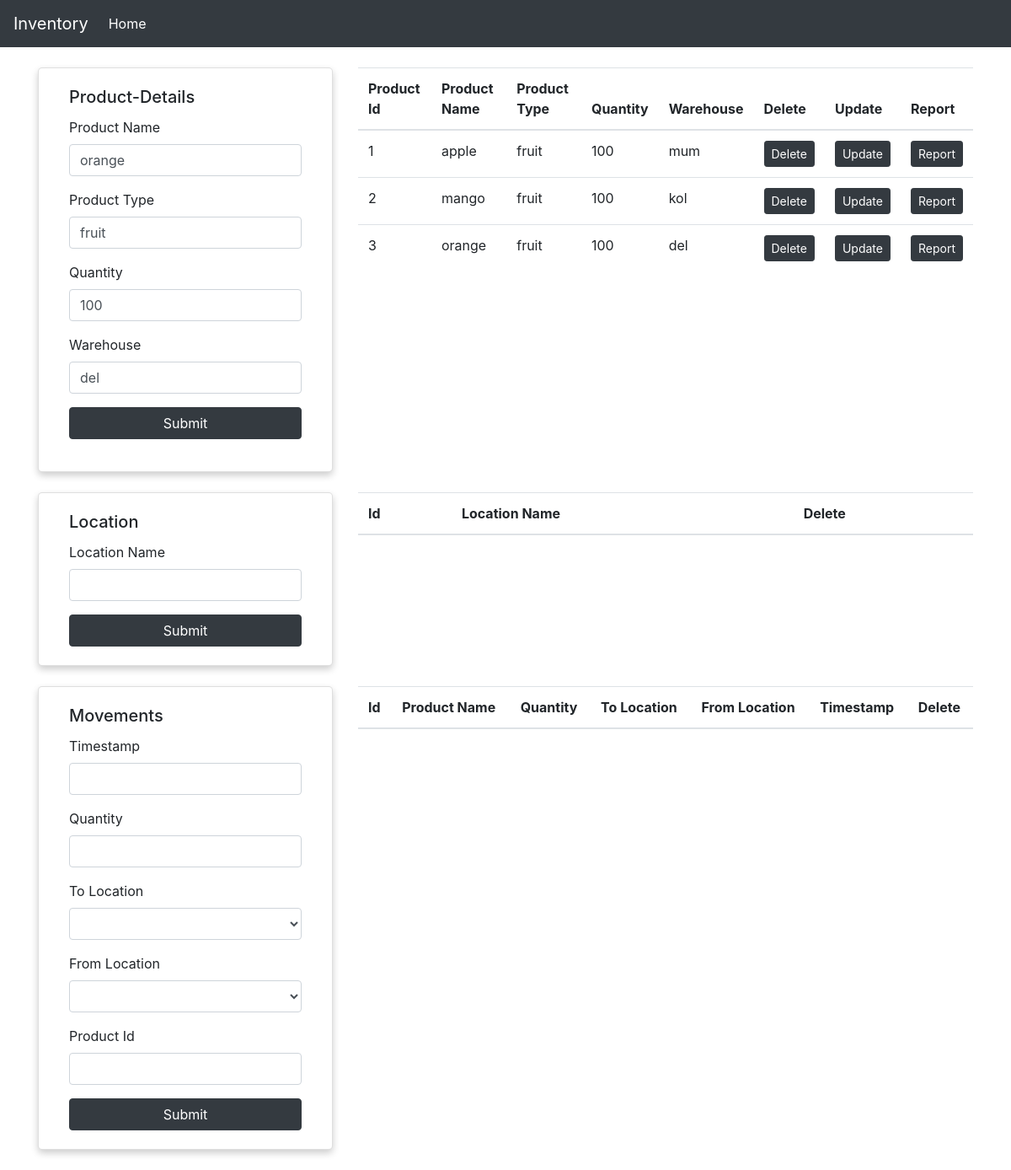
Page /update_product/3 on the committed database.
### app.py (models this page shows)
class Product(db.Model):
    id = db.Column(db.Integer,primary_key=True, autoincrement=True)
    product_name = db.Column(db.String(200))
    product_type = db.Column(db.String(200))
    quantity = db.Column(db.String(200))
    warehouse = db.Column(db.String(200))
    movements = db.relationship('Movement', backref="user2")

### app.py (the view)
@app.route('/update_product/<int:id>',methods=["GET","POST"])
def update_product(id):
    user = Product.query.get_or_404(id)
    if request.method == 'POST':
        user.id = request.form['id']
        user.product_name = request.form['product_name']
        user.product_type = request.form['product_type']
        user.quantity = request.form['quantity']
        user.warehouse = request.form['warehouse']
        db.session.commit()
        return redirect('/')
    else:
        user1s = Product.query.all()
        page ='updatehome'
        return render_template('home.html',page=page,user1s=user1s,user=user)

### templates/home.html (shortened to what this page needs)
{% extends 'index.html' %}
{% block content %}
<br>
<div class="row">
    <div class="col-lg-4">
        <div class="card" >
            <div class="card-body">
                <h5 class="card-title">Product-Details</h5>
                {% if page == 'updatehome' %}
                <form action="/update_product/{{user.id}}" method="POST" class="form-group">
                {% endif %}
                    <div class="form-group">
                        <label for="">Product Name</label>
                        <input type="text" name="product_name" class="form-control" value={{user.product_name}}>
                    </div>
                    <div class="form-group">
                        <label for="">Product Type</label>
                        <input type="text" name="product_type" class="form-control" value={{user.product_type}}>
                    </div>
                    <div class="form-group">
                        <label for="">Quantity</label>
                        <input type="text" name="quantity" class="form-control" value={{user.quantity}}>
                    </div>
                    <div class="form-group">
                        <label for="">Warehouse</label>
                        <input type="text" name="warehouse" class="form-control" value={{user.warehouse}}>
                    </div>
                    <button class="btn btn-block btn-dark">Submit</button>
                </form>
            </div>
        </div>
    </div>
    <div class="col-lg-8">
        <table class="table">
            <thead>
                <th>Product Id</th>
                <th>Product Name</th>
                <th>Product Type</th>
                <th>Quantity</th>
                <th>Warehouse</th>
                <th>Delete</th>
                <th>Update</th>
                <th>Report</th>
            </thead>
            <tbody>
                {% for i in user1s %}
                <tr>
                    <td>{{ i.id }}</td>
                    <td>{{ i.product_name }}</td>
                    <td>{{ i.product_type }}</td>
                    <td>{{ i.quantity }}</td>
                    <td>{{ i.warehouse }}</td>
                    <td>
                        <a href='/delete_product/{{i.id}}' class="btn btn-sm btn-dark">Delete</a>
                    </td>
                    <td>
                        <a href='/update_product/{{i.id}}' class="btn btn-sm btn-dark">Update</a>
                    </td>
                    <td>
                        <a href='/report/{{i.id}}' class="btn btn-sm btn-dark">Report</a>
                    </td>
                </tr>
                {% endfor %}
            </tbody>
        </table>
    </div>
</div>
<br>
<div class="row">
    <div class="col-lg-4">
        <div class="card" >
            <div class="card-body">
                <h5 class="card-title">Location</h5>
                <form method="POST" action="/add_location">
                    <div class="form-group">
                        <label for="">Location Name</label>
                        <input type="text" name="location_name" class="form-control" >
                    </div>
                    <button class="btn btn-block btn-dark">Submit</button>
                </form>
            </div>
        </div>
    </div>
    <div class="col-lg-8">
        <table class="table">
            <thead>
                <th>Id</th>
                <th>Location Name</th>
                <th>Delete</th>
            </thead>
        </table>
    </div>
</div>
<br>
<div class="row">
    <div class="col-lg-4">
        <div class="card" >
            <div class="card-body">
                <h5 class="card-title">Movements</h5>
                <form method="POST" action="/add_movement">
                    <div class="form-group">
                        <label for="">Timestamp</label>
                        <input type="text" name="timestamp" class="form-control" >
                    </div>
                    <div class="form-group">
                        <label for="">Quantity</label>
                        <input type="text" name="quantity" class="form-control" >
                    </div>
                    <div class="form-group">
                        <label for="">To Location</label>
                        <select class="form-control" name="to_location" id="to_location">
                        </select>
                    </div>
                    <div class="form-group">
                        <label for="">From Location</label>
                        <select class="form-control" name="from_location" id="from_location">
                        </select>
                    </div>
                    <div class="form-group">
                        <label for="">Product Id</label>
                        <input type="text" name="product_id" class="form-control" >
                    </div>
                    <button class="btn btn-block btn-dark">Submit</button>
                </form>
            </div>
        </div>
    </div>
    <div class="col-lg-8">
        <table class="table">
            <thead>
                <th>Id</th>
                <th>Product Name</th>
                <th>Quantity</th>
                <th>To Location</th>
                <th>From Location</th>
                <th>Timestamp</th>
                <th>Delete</th>
            </thead>
        </table>
    </div>
</div>
<br>
{% endblock %}

### Include/css/style.css (style rules this page uses)
.card { box-shadow: 0 4px 8px 0 rgba(0,0,0,0.2); transition: 0.3s; border-radius: 5px; padding: 2px 16px; }

### rows in the picture
Product: product_name "orange", product_type "fruit", quantity "100", warehouse "del", id "3"
Product: id "1", product_name "apple", product_type "fruit", quantity "100", warehouse "mum"
Product: id "2", product_name "mango", product_type "fruit", quantity "100", warehouse "kol"
